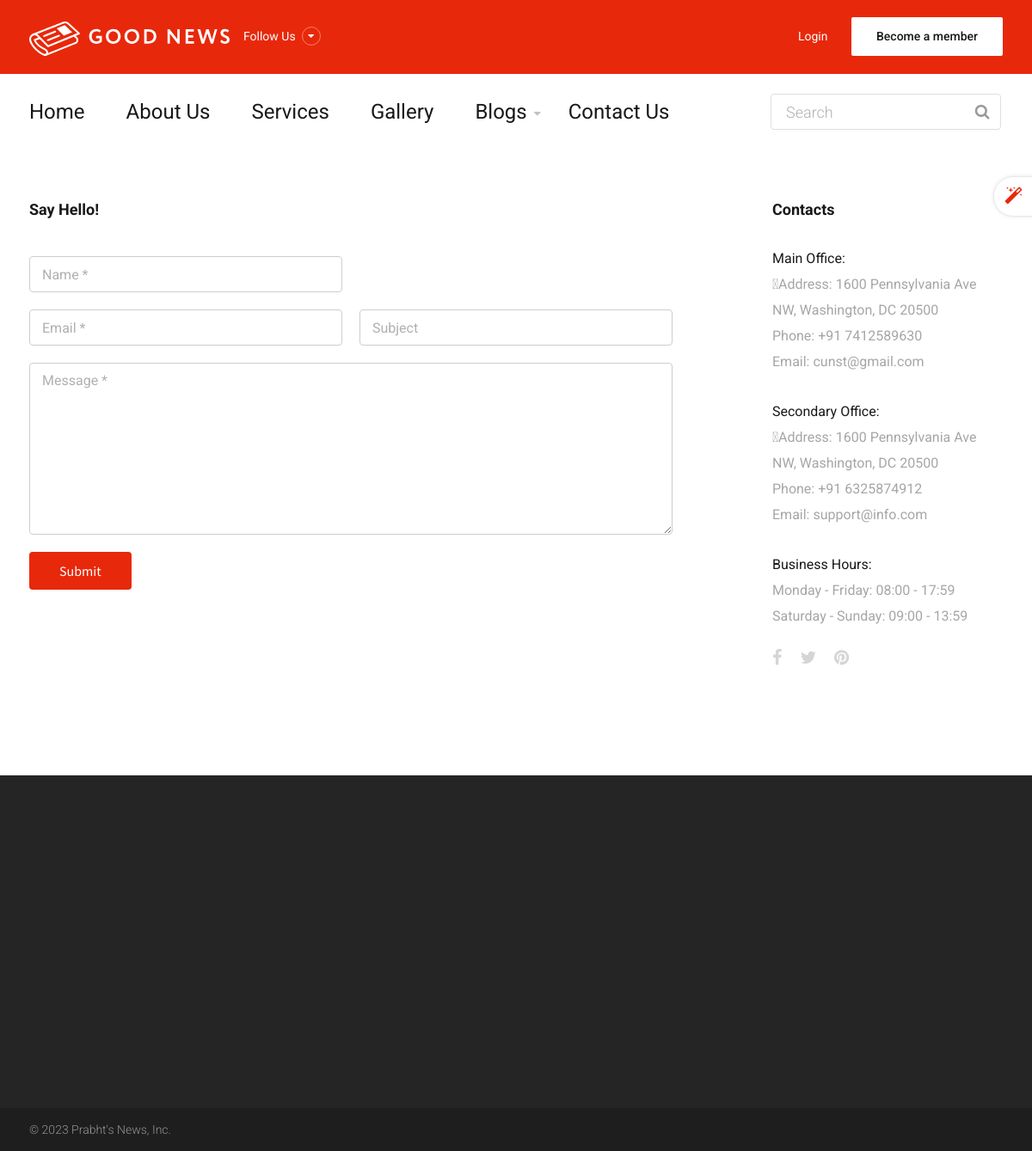
The page /news/contact.php on the database its author committed.
### tables this page shows
CREATE TABLE IF NOT EXISTS `detail_tbl` (
  `detail_id` int NOT NULL AUTO_INCREMENT,
  `header_no` bigint NOT NULL,
  `footer_no` bigint NOT NULL,
  `detail_email` varchar(30) NOT NULL,
  `detail_email2` varchar(30) NOT NULL,
  PRIMARY KEY (`detail_id`)
);

### news/contact.php (the view, shortened to what this page needs)
<?php
    include_once('header.php');
?>
	<section id="main" class="contact-page">
		<div class="container">
			<div class="row">
				<div class="col-md-9">
					<div class="content-left">
						<h2>Say Hello!</h2>
						<form id="form_contact" name="form_contact"  method="post" action="">
							<div class="input-wrap">
								<input type="text"  tabindex="1" placeholder="Name *" name="txt_name" id="txt_name">
							</div>
							<div class="input-wrap">
								<input type="email"  tabindex="3" placeholder="Email *" name="txt_email" id="txt_email">
							</div>
							<div class="input-wrap last">
								<input type="text" value="" tabindex="4" placeholder="Subject" name="txt_subject" id="txt_subject">
							</div>
							<div class="message-wrap">
								<textarea class="" tabindex="5" placeholder="Message *" name="txt_msg" id="txt_msg"></textarea>
							</div>
							<div class="send-wrap">
								<input type="submit" value="Submit" id="btn_enquiry" name="btn_enquiry" class="submit">
							</div>
						</form>
					</div>
				</div>
				<div class="col-md-3">
					<div class="content-right">
                        <?php
                                $sql_detail = "SELECT * FROM detail_tbl";
                                $rs_detail = mysqli_query($con,$sql_detail);
                                $row_detail = mysqli_fetch_array($rs_detail);
                        ?>
						<h2>Contacts</h2>
						<div class="contact-info">
							<p class="title">Main Office:</p>
							<p>Address: 1600 Pennsylvania Ave NW, Washington, DC 20500</p>
							<p>Phone: +91 <?php echo $row_detail['header_no']; ?></p>
							<p>Email: <?php echo $row_detail['detail_email']; ?></p>
						</div>
						<div class="contact-info">
							<p class="title">Secondary Office:</p>
							<p>Address: 1600 Pennsylvania Ave NW, Washington, DC 20500</p>
							<p>Phone: +91 <?php echo $row_detail['footer_no']; ?></p>
							<p>Email: <?php echo $row_detail['detail_email2']; ?></p>
						</div>
						<div class="contact-info">
							<p class="title">Business Hours:</p>
							<p>Monday - Friday: 08:00 - 17:59</p>
							<p>Saturday - Sunday: 09:00 - 13:59</p>
							<ul class="contact-social">
								<li><a href="#"><i class="fa fa-facebook"></i></a></li>
								<li><a href="#"><i class="fa fa-twitter"></i></a></li>
								<li><a href="#"><i class="fa fa-pinterest"></i></a></li>
							</ul>
							<div class="clearfix"></div>
						</div>
					</div>
				</div>
			</div>
		</div>
	</section>
<?php
    include_once('footer.php');
?>

### news/stylesheets/colors/color1.css (style rules this page uses)
a, a:hover, a:active, #mainnav ul.sub-menu > li > a:hover, #mainnav > ul > li > ul > li.active > a, #mainnav ul.sub-menu > li.has-children > a:hover:after, #mainnav li.gn-mega-menu .mega-item-wrap .mega-item h5 a:hover, #mainnav li.gn-mega-menu .nav-mega-item a:hover, #mainnav-mobi .social-mobi a:hover, .member-area .options li a:hover, .activity span a:hover, .activity span.comment a:hover:before, .banner .banner-items h4 a:hover, .sidebar-widget-1 .widget-title, .widget-most-popular .order, .most-popular .order, .widget-categories li a:hover, .comments-list .comment-head a:hover, .go-top:hover, .switcher-container span a, .toggle .toggle-title.active:before, .navigation-panel .close-nav:hover, .navigation-panel .close-nav:hover, .contact-page .contact-social li:hover i, .about-page .about-links li a:hover { color: #e8280b; }
button, input[type="button"], input[type="reset"], input[type="submit"], #mainnav-mobi > ul > li.menu-addon span.signup-link a, .top-wrap, .toggle-panel, .elements-box.red, .tabs .tags a:hover, .posts .load-comment a, .gn-button, .dropdown li:hover, .error-wrap #searchsubmit, .tabs.style2 .content-tab.scroll li:hover:before, .about-page .about-twitter .follow-us, .flex-control-nav li a.flex-active { background-color: #e8280b; }

### rows shown on the page
detail_tbl: header_no "7412589630", detail_email "cunst@gmail.com", footer_no "6325874912", detail_email2 "support@info.com"
